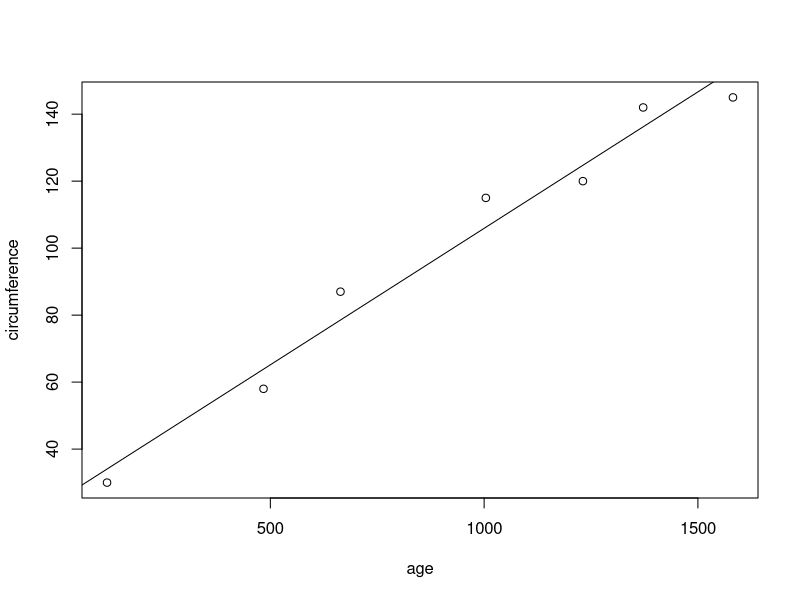

This chart was generated by the following R code:
#Using the orange dataset which has age and circumference of trees
View(Orange)

#IF asked to read from file and make own dataset
#write.csv(Orange, "./data.csv", row.names = FALSE)
#data1 <- read.csv("./data.csv")

data <- Orange

age <- data[1:7,2:2]
circum <- data[1:7,3:3]

plot(age, circum, xlab = "age", ylab = "circumference")

data <- data.frame(age, circum)
model = lm(circum ~ age, data)
summary(model)

abline(model, cex=1)

new_data <- data.frame(age = 700)
result <- predict(model, new_data)
print(result)
